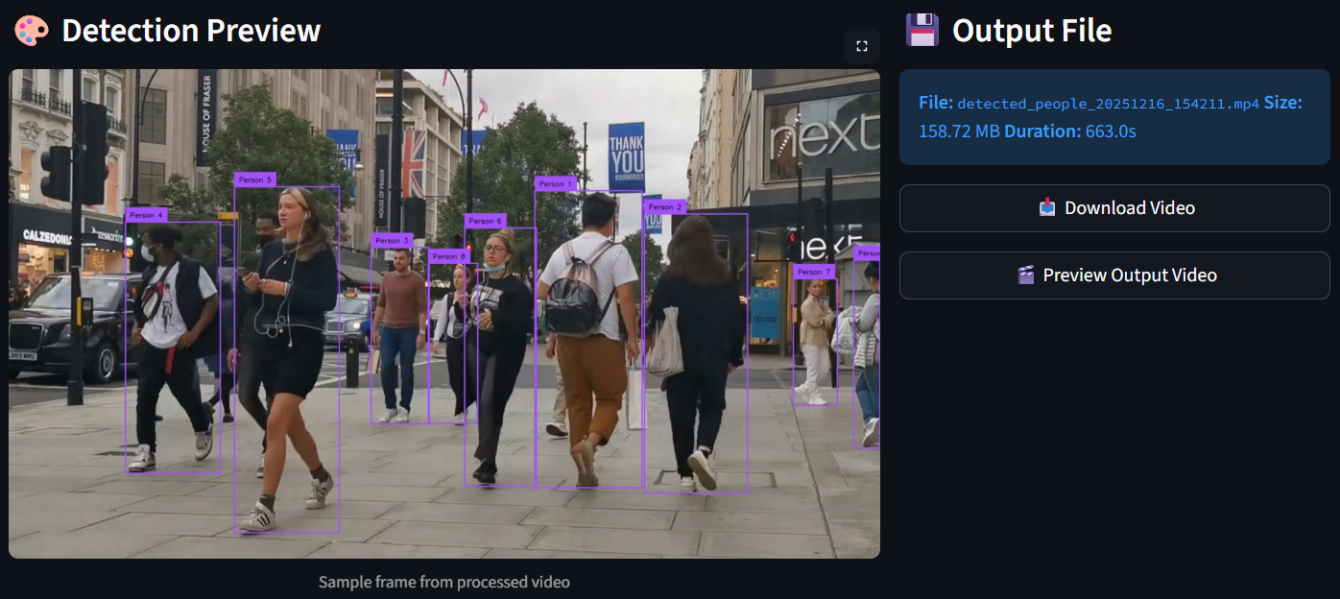
#> input picture ex1_1.png, 1340 x 599 px
$ python -i ex3.py   (imports and definitions only)
#> lines starting #> are read from the running program, lines starting #| are printed output that depends on the picture
#> further down, picture is the input picture: shape (599, 1340, 3); mean B, G, R 70.5, 66.8, 67.6
import cv2
from ultralytics import solutions

# [2 lines not run here, left out]

# Define region points
region_points = [(100, 90), (740, 90), (740, 600), (100, 600)]

# Video writer
# [1 line that did not run here, left out]
# [1 line that did not run here, left out]

# Init trackzone (object tracking in zones, not complete frame)
# [8 lines that did not run here, left out]

def preprocess_aerial_frame(frame):
    # Preprocess the frame for better detection
    # Convert to LAB color space
    lab = cv2.cvtColor(frame, cv2.COLOR_BGR2LAB)
#> lab: shape (599, 1340, 3); mean of channels 0, 1, 2 69.1, 129.6, 126
    l, a, b = cv2.split(lab)
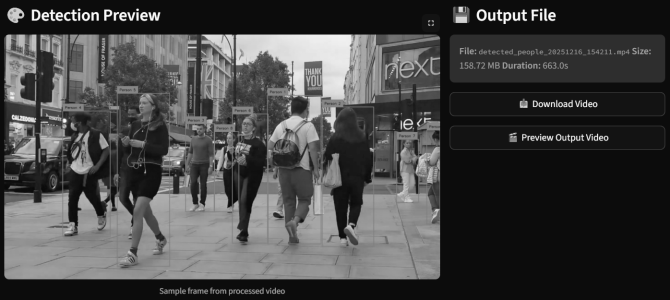
#> l: shape (599, 1340) (shown at 1/2 size); min 7, max 252, mean 69.1
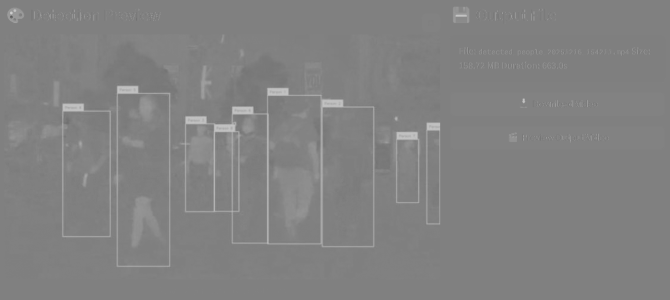
#> a: shape (599, 1340) (shown at 1/2 size); min 87, max 206, mean 129.6
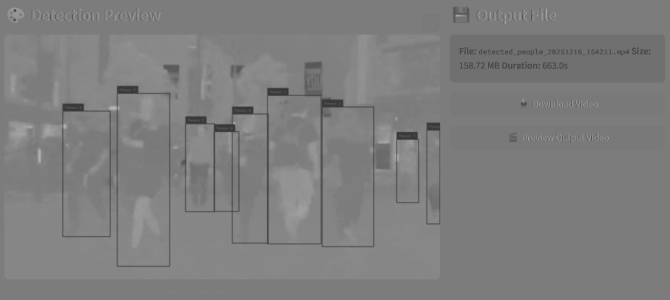
#> b: shape (599, 1340) (shown at 1/2 size); min 53, max 195, mean 126

    # Enhance contrast
    clahe = cv2.createCLAHE(clipLimit=1.0, tileGridSize=(8, 8))
    l = clahe.apply(l)
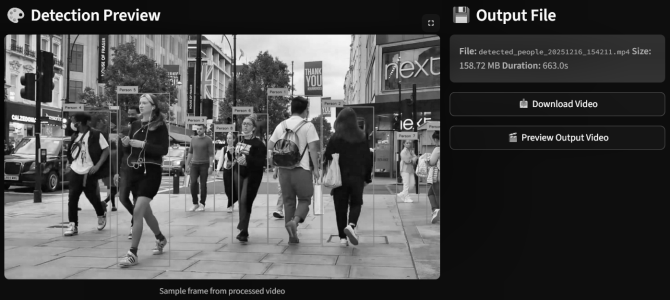
#> l: shape (599, 1340) (shown at 1/2 size); min 4, max 254, mean 74.2

    # Merge and convert back
    enhanced = cv2.merge([l, a, b])
#> enhanced: shape (599, 1340, 3); mean of channels 0, 1, 2 74.2, 129.6, 126
    enhanced = cv2.cvtColor(enhanced, cv2.COLOR_LAB2BGR)
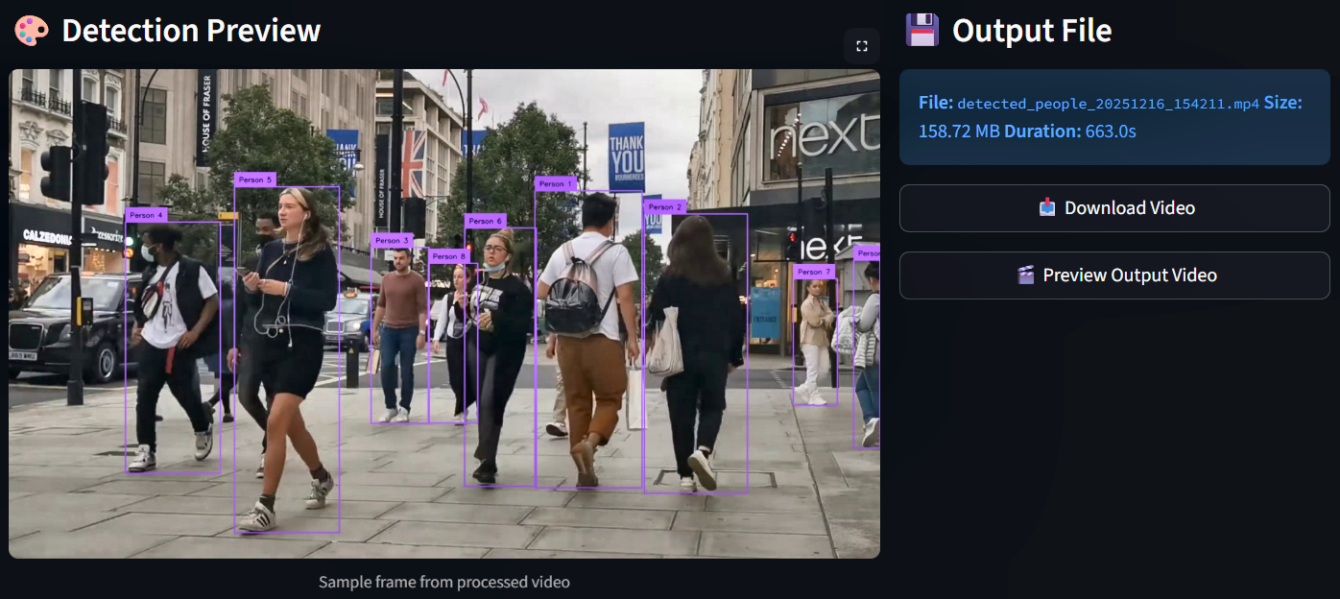
#> enhanced: shape (599, 1340, 3); mean B, G, R 75.5, 71.9, 72.6

    # resize for better small object detection
    if frame.shape[0] > 1000:  # If video is large
        scale = 0.7
        enhanced = cv2.resize(enhanced, None, fx=scale, fy=scale)

    return enhanced

# Process video
frame_count = 0
# [27 lines not run here, left out]

>>> import cv2
>>> picture = cv2.imread('ex1_1.png')
>>> result = preprocess_aerial_frame(picture)

$ run again, on ex1_2.png
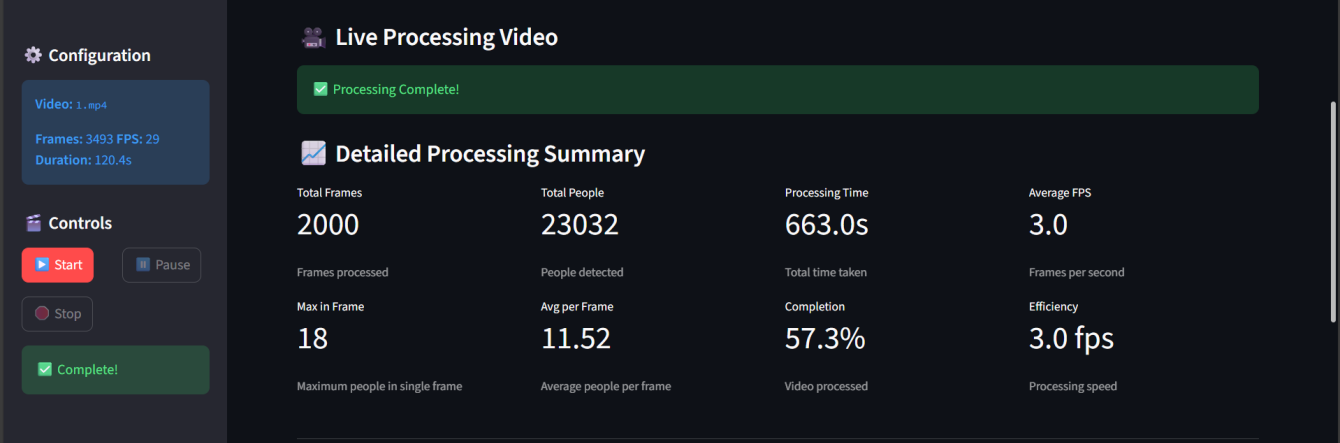
#> input picture ex1_2.png, 1340 x 443 px
#> picture is the input picture: shape (443, 1340, 3); mean B, G, R 35.6, 30.9, 25.1
#> lab: shape (443, 1340, 3); mean of channels 0, 1, 2 27.8, 126.9, 124.6
#> in preprocess_aerial_frame, `l, a, b = cv2.split(lab)`:
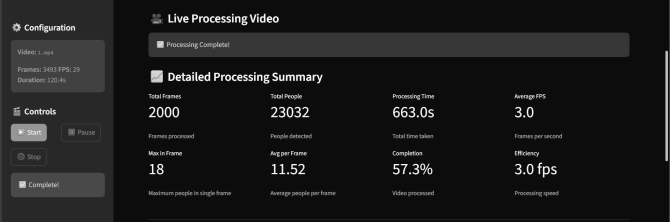
#> l: shape (443, 1340) (shown at 1/2 size); min 12, max 251, mean 27.8
#> in preprocess_aerial_frame, `l, a, b = cv2.split(lab)`:
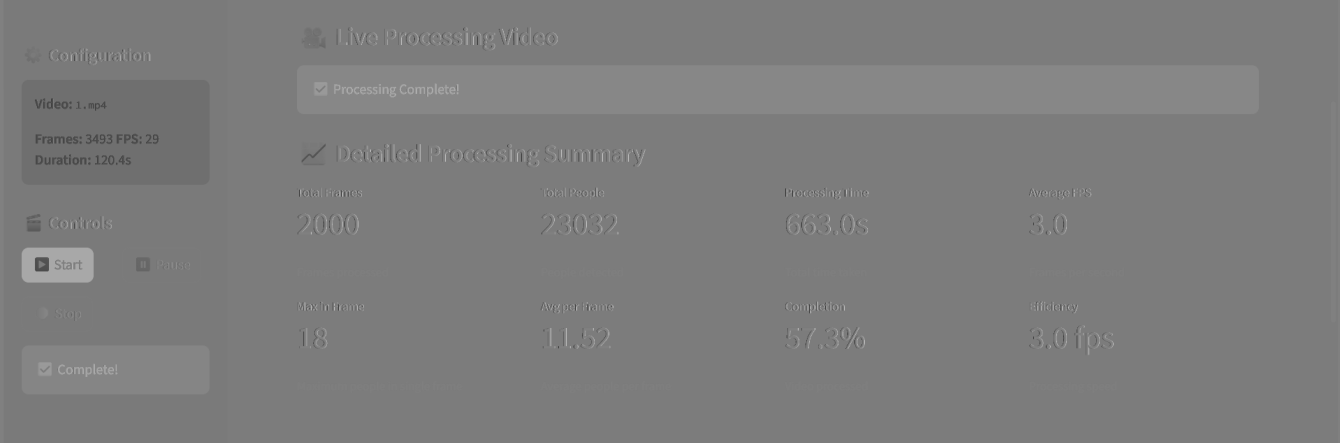
#> b: shape (443, 1340); min 66, max 181, mean 124.6

$ run again, on ex2.png
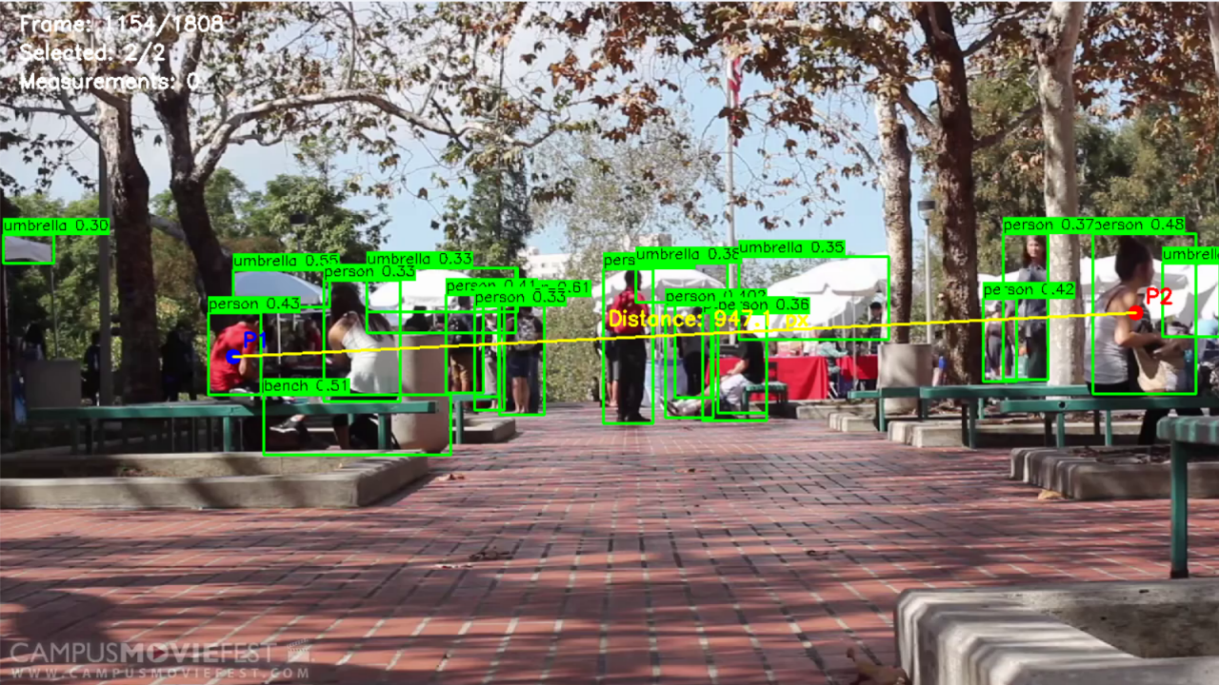
#> input picture ex2.png, 1219 x 685 px
#> picture is the input picture: shape (685, 1219, 3); mean B, G, R 105.7, 120, 122.3
#> lab: shape (685, 1219, 3); mean of channels 0, 1, 2 127.6, 129.1, 135.9
#> in preprocess_aerial_frame, `l, a, b = cv2.split(lab)`:
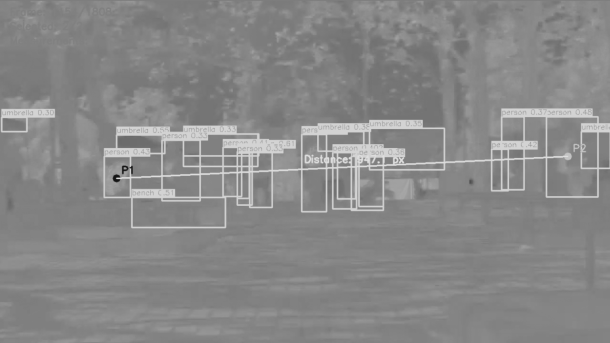
#> b: shape (685, 1219) (shown at 1/2 size); min 20, max 223, mean 135.9
#> in preprocess_aerial_frame, `enhanced = cv2.cvtColor(enhanced, cv2.COLOR_LAB2BGR)`:
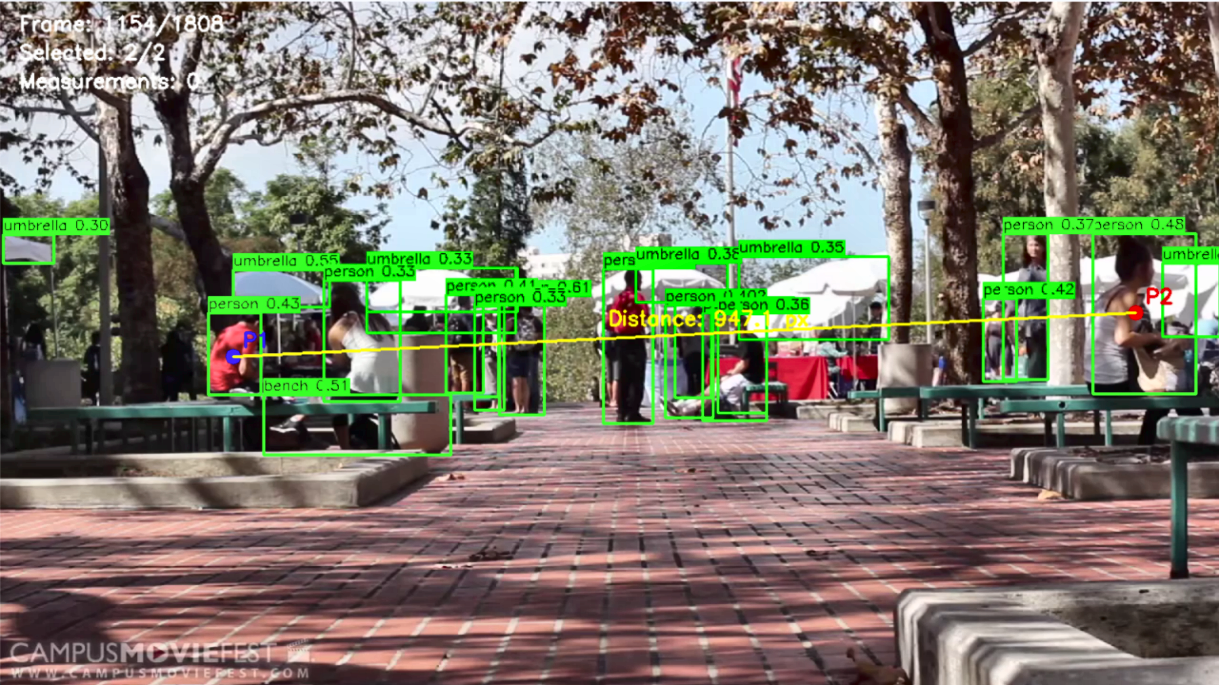
#> enhanced: shape (685, 1219, 3); mean B, G, R 107.9, 121.6, 125
